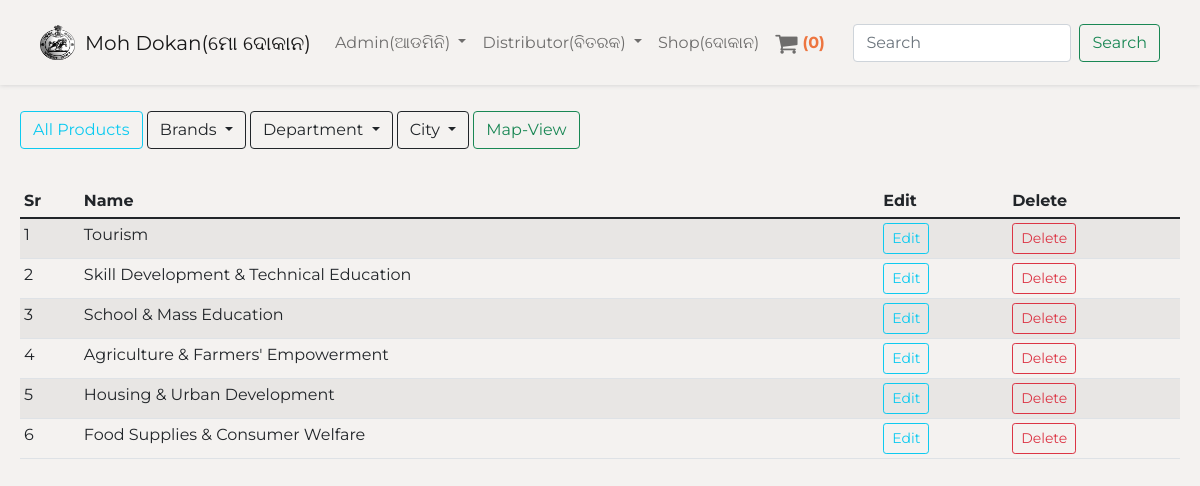
/category (signed in), run on the app's committed database.
### shop/products/models.py (models this page shows)
class Category(db.Model):
    id = db.Column(db.Integer, primary_key=True)
    name = db.Column(db.String(30), nullable=False, unique=True)

### shop/admin/routes.py (the view)
@app.route('/category')
def category():
    if 'email' not in session:
        flash(f'Please login first', 'danger')
        return redirect(url_for('login'))
    categories = Category.query.order_by(Category.id.desc()).all()
    return render_template('admin/brand.html',
     title='Category page', categories=categories)

### shop/templates/admin/brand.html (shortened to what this page needs)
{% extends 'layout.html' %}
{% block content %}
{% include 'navbar.html' %}
<div class="container-fluid mt-3">
    <table class="table table-sm table-condensed table-striped table-hover">
        <thead>
            <th>Sr</th>
            <th>Name</th>
            <th>Edit</th>
            <th>Delete</th>
        </thead>
        <tbody>
            {% if brands %}
              {% for brand in brands %}
              <tr>
                  <td>{{loop.index}}</td>
                  <td>{{brand.name}}</td>
                  <td><a href="{{url_for('updatebrand',id=brand.id)}}" class="btn btn-sm btn-outline-info">Edit</a></td>
                  <td>
                    <button type="button" class="btn btn-outline-danger btn-sm" data-toggle="modal" data-target="#exampleModal-{{brand.id}}">
                      Delete
                    </button>
                  </td>
              </tr>
              <div class="modal fade" id="exampleModal-{{brand.id}}" tabindex="-1" role="dialog" aria-labelledby="exampleModalLabel" aria-hidden="true">
                <div class="modal-dialog" role="document">
                  <div class="modal-content">
                    <div class="modal-header">
                      <h5 class="modal-title" id="exampleModalLabel">{{brand.name}}</h5>
                      <button type="button" class="close" data-dismiss="modal" aria-label="Close">
                        <span aria-hidden="true">&times;</span>
                      </button>
                    </div>
                    <div class="modal-body">
                      <span class="text-danger">Do you want to delete brand "{{brand.name}}"?</span>
                    </div>
                    <div class="modal-footer">
                      <button type="button" class="btn btn-sm btn-secondary" data-dismiss="modal">Cancel</button>
                      <form action="{{url_for('deletebrand', id=brand.id)}}" method="post">
                        <button type="submit" class="btn btn-danger btn-sm">Delete</button>
                      </form>
                    </div>
                  </div>
                </div>
              </div>
              {% endfor %}
            {% elif categories %}
              {% for category in categories %}
                <tr>
                    <td>{{loop.index}}</td>
                    <td>{{category.name}}</td>
                    <td><a href="{{url_for('updatecat',id=category.id)}}" class="btn btn-sm btn-outline-info">Edit</a></td>
                    <td>
                      <button type="button" class="btn btn-outline-danger btn-sm" data-toggle="modal" data-target="#exampleModal-{{category.id}}">
                        Delete
                      </button>
                    </td>
                </tr>
              {% endfor %}
            {% endif %}
        </tbody>
    </table>
</div>
{% endblock content %}

### shop/static/css/styles.css (style rules this page uses)
* { margin: 0; padding: 0; box-sizing: border-box; font-family: 'Montserrat', sans-serif; }
.container-fluid { width: 100%; margin: 0; padding: 10px 20px; }
body { background: #f4f2f0; }

### data on the page
Category: name "Tourism"
Category: name "Skill Development & Technical Education"
Category: name "School & Mass Education"
Category: name "Agriculture & Farmers' Empowerment"
Category: name "Housing & Urban Development"
Category: name "Food Supplies & Consumer Welfare"

### other printed values
{{ session['Shoppingcart']|length }} "0"
